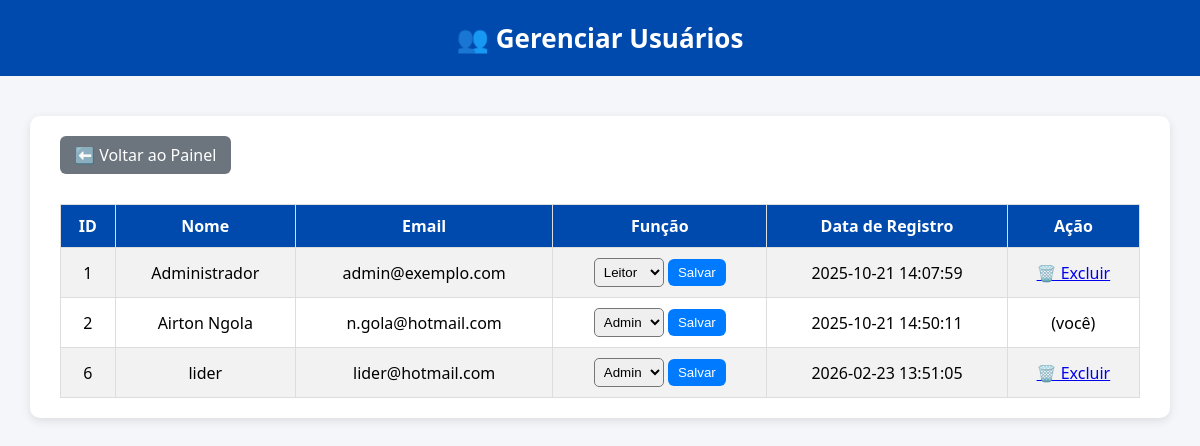
The page /usuarios.php (signed in) on the database its author committed.
### tables this page shows
CREATE TABLE `usuarios` (
  `id` int(11) NOT NULL,
  `nome` varchar(100) NOT NULL,
  `email` varchar(100) NOT NULL,
  `senha` varchar(255) NOT NULL,
  `data_registro` timestamp NOT NULL DEFAULT current_timestamp(),
  `role` enum('admin','editor','leitor') NOT NULL DEFAULT 'leitor'
);

### usuarios.php (the view, shortened to what this page needs)
<?php
include 'conexao.php';
$result = $conn->query("SELECT id, nome, email, role, data_registro FROM usuarios ORDER BY nome ASC");
?>
<!DOCTYPE html>
<html lang="pt-br">
<head>
</head>
<body>
<header>👥 Gerenciar Usuários</header>
<div class="container">
    <a href="painel.php" class="voltar">⬅️ Voltar ao Painel</a>
    <table>
        <tr>
            <th>ID</th>
            <th>Nome</th>
            <th>Email</th>
            <th>Função</th>
            <th>Data de Registro</th>
            <th>Ação</th>
        </tr>
        <?php while ($user = $result->fetch_assoc()) { ?>
        <tr>
            <td><?= $user['id'] ?></td>
            <td><?= htmlspecialchars($user['nome']) ?></td>
            <td><?= htmlspecialchars($user['email']) ?></td>
            <td>
                <form method="POST" style="display:inline;">
                    <select name="novo_role">
                        <option value="admin" <?= $user['role'] == 'admin' ? 'selected' : '' ?>>Admin</option>
                        <option value="leitor" <?= $user['role'] == 'leitor' ? 'selected' : '' ?>>Leitor</option>
                    </select>
                    <button type="submit">Salvar</button>
                </form>
            </td>
            <td><?= $user['data_registro'] ?></td>
            <td>
                <?php if ($user['email'] != $_SESSION['email']): ?>
                    <a href="excluir_usuario.php?id=<?= $user['id'] ?>" onclick="return confirm('Excluir este usuário?')">
                        🗑️ Excluir
                    </a>
                <?php else: ?>
                    (você)
                <?php endif; ?>
            </td>
        </tr>
        <?php } ?>
    </table>
</div>
</body>
</html>

### usuarios.php (style rules this page uses)
body { font-family: 'Segoe UI', Arial, sans-serif; background: #f4f6f9; margin: 0; padding: 0; }
header { background: #004aad; color: white; padding: 20px; text-align: center; font-size: 26px; font-weight: bold; }
.container { width: 90%; margin: 40px auto; background: white; padding: 20px 30px; border-radius: 10px; box-shadow: 0 3px 10px rgba(0,0,0,0.1); }
table { width: 100%; border-collapse: collapse; margin-top: 15px; }
th, td { border: 1px solid #ddd; padding: 10px; text-align: center; }
th { background: #004aad; color: white; }
tr:nth-child(even) { background: #f2f2f2; }
select { padding: 5px; border-radius: 5px; }
button { background: #007bff; color: white; border: none; padding: 6px 10px; border-radius: 6px; cursor: pointer; }
.voltar { display: inline-block; background: #6c757d; color: white; text-decoration: none; padding: 8px 15px; border-radius: 6px; margin-bottom: 15px; }

### rows shown on the page
usuarios: id "1", nome "Administrador", email "admin@exemplo.com", novo_role "Leitor", data_registro "2025-10-21 14:07:59"
usuarios: id "2", nome "Airton Ngola", email "n.gola@hotmail.com", novo_role "Admin", data_registro "2025-10-21 14:50:11", shows "(você)"
usuarios: id "6", nome "lider", email "lider@hotmail.com", novo_role "Admin", data_registro "2026-02-23 13:51:05"
